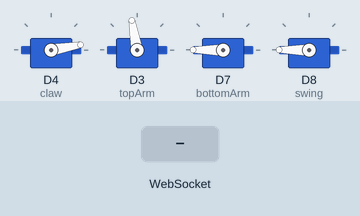
Recording of a sketch running on a simulated ESP8266 (NodeMCU). On the bench: 4 × servo. The inputs (shaded band) are chosen by the test bench. What the sketch prints to the serial monitor is not drawn.

Above: at 1.2 s.
1.3 s: WebSocket text "top" received
At 1.8 s:
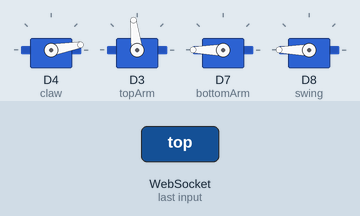
2.8 s: WebSocket text "bottom" received
At 4.0 s:
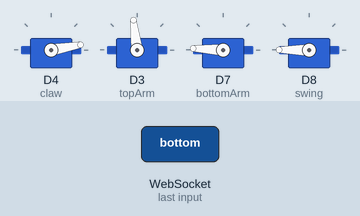
4.3 s: WebSocket text "swing" received
At 5.3 s:
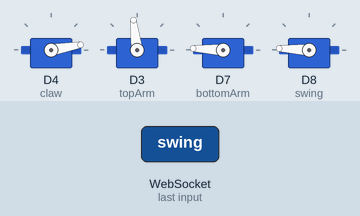
Timing chart, 0 to 7.3 s (numbered marks = the images above; inputs shaded):
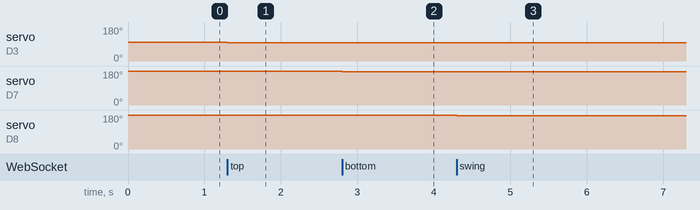

The sketch:

esp8266_robotic_arm.ino
```cpp
#include <ESP8266WiFi.h>
#include <ESPAsyncTCP.h>
#include <ESPAsyncWebServer.h>
#include <Servo.h>

const char* ssid = "RobotArm";
const char* password = "12345678";

AsyncWebServer server(80);
AsyncWebSocket ws("/ws");

Servo claw;
Servo topArm;
Servo bottomArm;
Servo swing;

int clawPos = 10;
int topPos = 100;
int bottomPos = 180;
int swingPos = 180;

const char index_html[] PROGMEM = R"rawliteral(
<!DOCTYPE html>
<html>
<head>
<meta name="viewport" content="width=device-width, initial-scale=1">
<style>
.slider { width: 100%; }
</style>
</head>
<body>
<h2>Robot Arm Control</h2>

<p>Claw</p>
<input type="range" min="0" max="45" value="0" class="slider"
oninput="send('claw', this.value)">

<p>Top Arm</p>
<input type="range" min="0" max="180" value="0" class="slider"
oninput="send('top', this.value)">

<p>Bottom Arm</p>
<input type="range" min="0" max="180" value="0" class="slider"
oninput="send('bottom', this.value)">

<p>Swing</p>
<input type="range" min="0" max="180" value="90" class="slider"
oninput="send('swing', this.value)">

<script>
var ws = new WebSocket("ws://" + location.hostname + "/ws");
function send(name, value){
  ws.send(name + "," + value);
}
</script>
</body>
</html>
)rawliteral";


// ================== SERVO LOGIC ==================

void handleServo(String name, int value)
{
  if (name == "claw")
  {
    if (value > clawPos && clawPos < 45) clawPos++;
    else if (value < clawPos && clawPos > 0) clawPos--;
    claw.write(clawPos);
  }

  else if (name == "top")
  {
    if (value > topPos && topPos < 180) topPos += 3;
    else if (value < topPos && topPos > 0) topPos -= 3;
    topArm.write(topPos);
  }

  else if (name == "bottom")
  {
    if (value > bottomPos && bottomPos < 180) bottomPos += 3;
    else if (value < bottomPos && bottomPos > 0) bottomPos -= 3;
    bottomArm.write(bottomPos);
  }

  else if (name == "swing")
  {
    if (value > swingPos && swingPos < 180) swingPos += 3;
    else if (value < swingPos && swingPos > 0) swingPos -= 3;
    swing.write(swingPos);
  }
}


// ================== WEBSOCKET ==================

void onWsEvent(AsyncWebSocket *server,
               AsyncWebSocketClient *client,
               AwsEventType type,
               void *arg,
               uint8_t *data,
               size_t len)
{
  if(type == WS_EVT_DATA)
  {
    String msg = "";
    for(size_t i=0;i<len;i++)
      msg += (char)data[i];

    int comma = msg.indexOf(',');
    String name = msg.substring(0, comma);
    int value = msg.substring(comma+1).toInt();

    handleServo(name, value);
  }
}


// ================== SETUP ==================

void setup()
{
  Serial.begin(115200);

  claw.attach(D4);
  topArm.attach(D3,500,2400);
  bottomArm.attach(D7,500,2400);
  swing.attach(D8,500,2400);

  claw.write(clawPos);
  topArm.write(topPos);
  bottomArm.write(bottomPos);
  swing.write(swingPos);

  WiFi.softAP(ssid, password);

  Serial.println(WiFi.softAPIP());

  ws.onEvent(onWsEvent);
  server.addHandler(&ws);

  server.on("/", HTTP_GET, [](AsyncWebServerRequest *request){
    request->send_P(200, "text/html", index_html);
  });

  server.begin();
}


// ================== LOOP ==================

void loop()
{
  ws.cleanupClients();
}
```

Measured:
- after the input at 1.3 s, servo on D3 (topArm): 100° → 97° at once
- after the input at 2.8 s, servo on D7 (bottomArm): 180° → 177° at once
- after the input at 4.3 s, servo on D8 (swing): 180° → 177° at once
